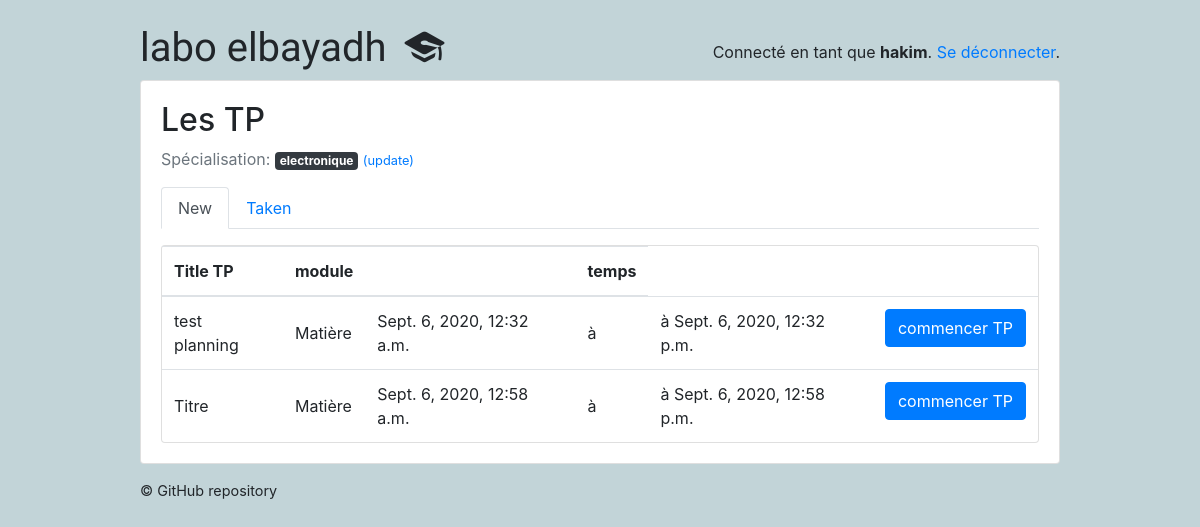
Page /students/ (signed in) on the earlier database version.
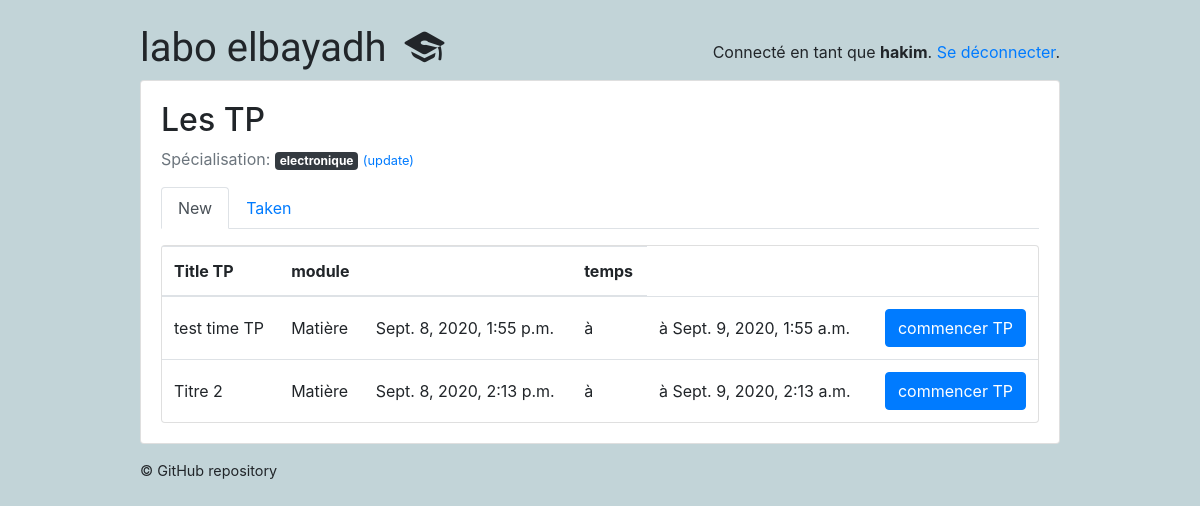
Same page on the later database version.
### classroom/models.py (models this page shows, shortened)
class Subject(models.Model):
    name = models.CharField(max_length=30)
    color = models.CharField(max_length=7, default='#007bff')
    def get_html_badge(self):
        name = escape(self.name)
        color = escape(self.color)
        html = '<span class="badge badge-primary" style="background-color: %s">%s</span>' % (color, name)
        return mark_safe(html)

class Quiz(models.Model):
    owner = models.ForeignKey(User, on_delete=models.CASCADE, related_name='quizzes')
    name = models.CharField(max_length=255 , default='Titre' , verbose_name= 'Titre TP',)
    subject = models.ForeignKey(Subject, on_delete=models.CASCADE, related_name='quizzes', verbose_name= 'les filières',)
    type_tp_posible = (
        ('redressement et filtrage ', 'redressement et filtrage '),
        ('filtrage RC', 'filtrage RC'),
    )
    type_tp = models.CharField(max_length=500 ,choices=type_tp_posible , verbose_name= 'Type de circuit électrique')
    description = models.TextField( max_length=500 , verbose_name= 'Description de TP ')
    module = models.CharField(max_length=255, default='Matière' , verbose_name= 'Matière' )
    Temps_TP = models.IntegerField(default=5 , verbose_name= 'Temps de TP min')

class Planning_TP(models.Model) :
    id_TP = models.IntegerField()
    id_usr = models.IntegerField()
    time_in = models.DateTimeField()
    time_fn = models.DateTimeField()
    time_TP = models.IntegerField()

### classroom/views/students.py (the view)
# urls.py: path('', students.QuizListView.as_view(), name='quiz_list'),
@method_decorator([login_required, student_required], name='dispatch')
class QuizListView(ListView):
    model = Quiz
    ordering = ('name', )
    context_object_name = 'quizzes'
    template_name = 'classroom/students/quiz_list.html'
    def get_queryset(self):
        student = self.request.user.student
        student_interests = student.interests.values_list('pk', flat=True)
        taken_quizzes = student.quizzes.values_list('pk', flat=True)
        queryset = Quiz.objects.filter(subject__in=student_interests) \
            .exclude(pk__in=taken_quizzes) \
            .annotate(questions_count=Count('questions')) \
            .filter(questions_count__gt=0)
        for id  in queryset.values() :
            id_tp = id['id']
            try:
                pl = Planning_TP.objects.get(id_TP = id_tp , id_usr =  self.request.user.pk )
            except:
                pl = False
            if pl == False :
                if len(Planning_TP.objects.filter(id_TP = id_tp).values()) != 0 :
                    time_fn_final =  Planning_TP.objects.filter(id_TP = id_tp).values()
                    print(id_tp)
                    temps_tp  =  Planning_TP.objects.filter(id_TP = id_tp).values()[len(time_fn_final)-1]['time_TP']
                    time_in =  Planning_TP.objects.filter(id_TP = id_tp).values()[len(time_fn_final)-1]['time_fn']
                    time_fn =  Planning_TP.objects.filter(id_TP = id_tp).values()[len(time_fn_final)-1]['time_fn'] + + timedelta(minutes=60 * 12)
                    Planning_TP.objects.create(id_usr = self.request.user.pk , id_TP = id_tp , time_in = time_in , time_fn = time_fn , time_TP = temps_tp)
                else :
                    time_in = datetime.now()
                    time_fn = time_in + timedelta(minutes=60 * 12)
                    temps_tp = id['Temps_TP']
                    id_usr = self.request.user.pk
                    id_tp = id_tp
                    Planning_TP.objects.create(id_usr=id_usr, id_TP=id_tp, time_in=time_in, time_fn=time_fn,
                                               time_TP=temps_tp)
            else :
                pass
        return queryset
    def get_context_data(self, **kwargs):
        context = super(QuizListView, self).get_context_data(**kwargs)  # get the default context data
        context['time'] = Planning_TP.objects.filter(id_usr=self.request.user.pk ).values()  # add extra field to the context
        return context

### classroom/templates/classroom/students/quiz_list.html
{% extends 'base.html' %}
{% block content %}
  {% include 'classroom/students/_header.html' with active='new' %}
  <div class="card">
    <table class="table mb-0">
      <thead>
        <tr>
          <th>Title TP</th>
          <th>module</th>
          <th></th>
          <th>temps</th>
        </tr>
      </thead>
      <tbody>
        {% for quiz in quizzes %}
          <tr>
            <td class="align-middle">{{ quiz.name }}</td>
            <td class="align-middle">{{ quiz.module }} </td>
            {%for time_ in time %}
            {% if time_.id_TP == quiz.pk %}
            <td class="align-middle">{{ time_.time_in }} </td>
            <td class="align-middle"> à  </td>
            <td class="align-middle">à {{ time_.time_fn }} </td>
            {% endif %}
            {% endfor %}
            <td class="text-right">
              <a href="{% url 'students:take_quiz' quiz.pk %}" class="btn btn-primary">commencer TP</a>
            </td>
          </tr>
        {% empty %}
          <tr>
            <td class="bg-light text-center font-italic" colspan="4">Aucun des enseignants n'a encore ajouté de TP.</td>
          </tr>
        {% endfor %}
      </tbody>
    </table>
  </div>
{% endblock %}

### classroom/templates/classroom/students/_header.html
<h2>Les TP</h2>
<p class="text-muted">
  Spécialisation:{% for subject in user.student.interests.all %} {{ subject.get_html_badge }}{% endfor %}
  <a href="{% url 'students:student_interests' %}"><small>(update)</small></a>
</p>
<ul class="nav nav-tabs mb-3">
  <li class="nav-item">
    <a class="nav-link{% if active == 'new' %} active{% endif %}" href="{% url 'students:quiz_list' %}">New</a>
  </li>
  <li class="nav-item">
    <a class="nav-link{% if active == 'taken' %} active{% endif %}" href="{% url 'students:taken_quiz_list' %}">Taken</a>
  </li>
</ul>

Differences in the rows shown:
removed Quiz: name "test planning", module "Matière"
no longer on this page (row unchanged): Planning_TP: time_in "Sept. 6, 2020, 12:32 a.m.", time_fn "Sept. 6, 2020, 12:32 p.m.", shown under "test planning"
removed Quiz: name "Titre", module "Matière"
no longer on this page (row unchanged): Planning_TP: time_in "Sept. 6, 2020, 12:58 a.m.", time_fn "Sept. 6, 2020, 12:58 p.m.", shown under "Titre"
added Quiz: name "test time TP", module "Matière"
added Planning_TP: time_in "Sept. 8, 2020, 1:55 p.m.", time_fn "Sept. 9, 2020, 1:55 a.m.", shown under "test time TP"
added Quiz: name "Titre 2", module "Matière"
added Planning_TP: time_in "Sept. 8, 2020, 2:13 p.m.", time_fn "Sept. 9, 2020, 2:13 a.m.", shown under "Titre 2"
